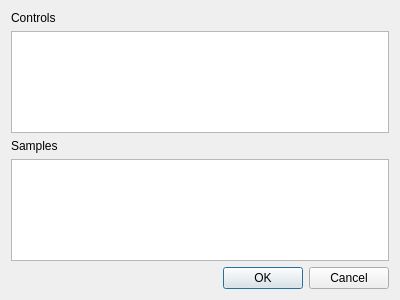
<?xml version="1.0" encoding="UTF-8"?>
<ui version="4.0">
 <class>Dialog</class>
 <widget class="QDialog" name="Dialog">
  <property name="geometry">
   <rect>
    <x>0</x>
    <y>0</y>
    <width>400</width>
    <height>300</height>
   </rect>
  </property>
  <property name="windowTitle">
   <string>Dialog</string>
  </property>
  <layout class="QVBoxLayout" name="verticalLayout">
   <item>
    <widget class="QLabel" name="label">
     <property name="text">
      <string>Controls</string>
     </property>
    </widget>
   </item>
   <item>
    <widget class="QTableView" name="tableView"/>
   </item>
   <item>
    <widget class="QLabel" name="label_2">
     <property name="text">
      <string>Samples</string>
     </property>
    </widget>
   </item>
   <item>
    <widget class="QTableView" name="tableView_2"/>
   </item>
   <item>
    <widget class="QDialogButtonBox" name="buttonBox">
     <property name="orientation">
      <enum>Qt::Horizontal</enum>
     </property>
     <property name="standardButtons">
      <set>QDialogButtonBox::Cancel|QDialogButtonBox::Ok</set>
     </property>
    </widget>
   </item>
  </layout>
 </widget>
 <resources/>
 <connections>
  <connection>
   <sender>buttonBox</sender>
   <signal>accepted()</signal>
   <receiver>Dialog</receiver>
   <slot>accept()</slot>
   <hints>
    <hint type="sourcelabel">
     <x>248</x>
     <y>254</y>
    </hint>
    <hint type="destinationlabel">
     <x>157</x>
     <y>274</y>
    </hint>
   </hints>
  </connection>
  <connection>
   <sender>buttonBox</sender>
   <signal>rejected()</signal>
   <receiver>Dialog</receiver>
   <slot>reject()</slot>
   <hints>
    <hint type="sourcelabel">
     <x>316</x>
     <y>260</y>
    </hint>
    <hint type="destinationlabel">
     <x>286</x>
     <y>274</y>
    </hint>
   </hints>
  </connection>
 </connections>
</ui>
